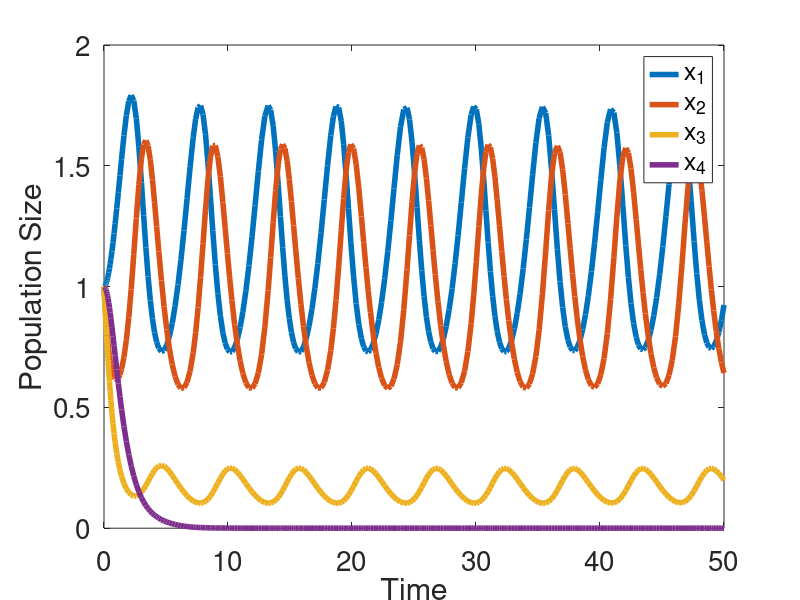

Source code (MATLAB):
%Guang Yang Simulation for the third graph in the paper

clear; clc;

 

 


a1 =1;
b1 = 1;
a2 =1;
b2 = 1;
c2 =1
a3 =1;
b3 = 1;
c3 = 1;
a4 = 1;
c4 = 1;
 


ode_rhs = @(t,x) [x(1).*(a1-b1.*x(2));...

                 x(2).*(-a2-b2.*x(3) + c2.*x(1));...

                x(3).*(-a3-b3.*x(4)+c3.*x(2));...

                x(4).*(-a4+c4.*x(3));];

 


a0 = 1; 

b0 = 1; 

c0 = 1; 

d0 = 1;

x0 = [a0;b0;c0;d0];

 


tspan = [0 50]; 

[t,x] = ode45(@(t,x) ode_rhs(t,x), tspan, x0);

 


figure(1); clf;

plot(t,x(:,1),'LineWidth',4); hold on

plot(t,x(:,2),'LineWidth',4);

plot(t,x(:,3),'LineWidth',4);

plot(t,x(:,4),'LineWidth',4);

xlabel('Time'); ylabel('Population Size');

legend('x_1', 'x_2', 'x_3','x_4')

set(gca,'FontSize',20)

 

return 

 


tspan = [0 50]; 

[t,x] = ode45(@(t,x) ode_rhs(t,x), tspan, x0);

 

figure(2); clf;

plot(t,x(:,1),'LineWidth',4); hold on


plot(t,C - 2.*x(:,2) - x(:,1),'LineWidth',4);

plot(t,x(:,2),'LineWidth',4);

xlabel('Time'); ylabel('Population Size');

legend('x_1', 'x_2', 'x_3','x_4')

set(gca,'FontSize',20)